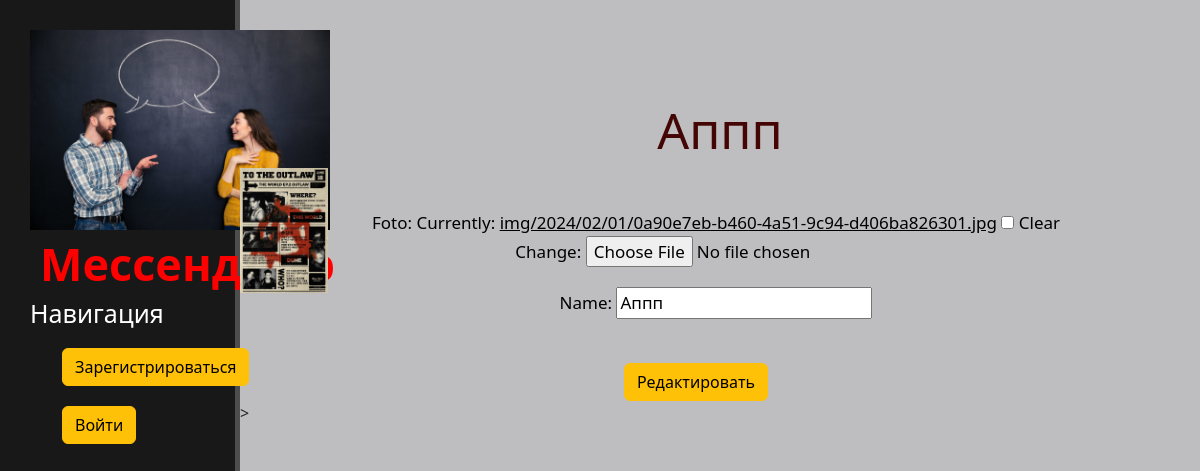
/profile/2, run on an earlier commit of the app's database.
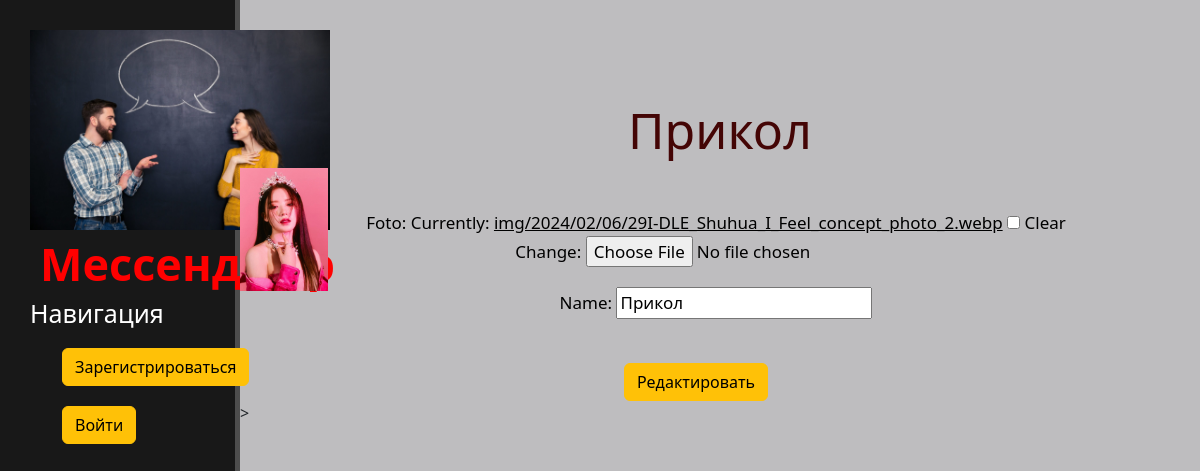
And on a later commit of the database.
### messanger_chat/models.py (models this page shows)
class UserPage(models.Model):
    user_profile = models.OneToOneField(User, on_delete=models.CASCADE, primary_key=True, related_name='profile')
    foto = models.ImageField(upload_to="img/%Y/%m/%d/", null=True, blank=True)
    name = models.CharField(max_length=64)
    def __str__(self):
        return f'{self.name}'

### messanger_chat/views.py (the view)
# urls.py: path('profile/<int:pk>', AccauntDetail.as_view(), name='profile'),
class AccauntDetail(UpdateView):
    model = UserPage
    template_name = 'profile.html'
    context_object_name = 'profile'
    form_class = AddUserPage
    success_url = '/'

### messanger_chat/forms.py
class AddUserPage(forms.ModelForm):
    class Meta:
        model = UserPage
        fields = ('foto', 'name',)

### messanger_chat/templates/profile.html (shortened to what this page needs)
{% extends 'base.html' %}
{% block content %}
<div class="features">
<h1>{{ profile }}</h1>
    {% if profile.foto %}
    <img src="{{ profile.foto.url }}" class="prof">
    {% endif %}
<form method="post" id="add_form" enctype="multipart/form-data">
            {{ form.as_p}}<br>
        <button type="submit" form="add_form" class="btn btn-warning">Редактировать</button>
    </form>
</div>
{% endblock %}

What changed in the data, as far as the page shows it:
changed UserPage: name "Аппп" → "Прикол"; foto: a different picture
Also different on the page:
text no longer shown: "Foto: Currently: img/2024/02/01/0a90e7eb-b460-4a51-9c94-d406ba826301.jpg Clear Change: Name:"
text now shown: "Foto: Currently: img/2024/02/06/29I-DLE_Shuhua_I_Feel_concept_photo_2.webp Clear Change: Name:"
